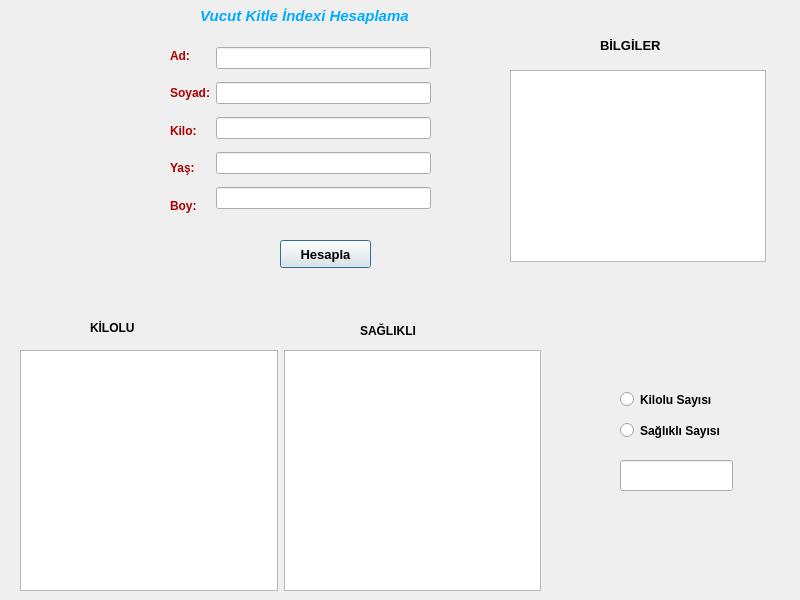
<?xml version="1.0" encoding="UTF-8"?>
<ui version="4.0">
 <class>Dialog</class>
 <widget class="QDialog" name="Dialog">
  <property name="geometry">
   <rect>
    <x>0</x>
    <y>0</y>
    <width>800</width>
    <height>600</height>
   </rect>
  </property>
  <property name="windowTitle">
   <string>Dialog</string>
  </property>
  <widget class="QLabel" name="label_6">
   <property name="geometry">
    <rect>
     <x>200</x>
     <y>0</y>
     <width>281</width>
     <height>31</height>
    </rect>
   </property>
   <property name="palette">
    <palette>
     <active>
      <colorrole role="WindowText">
       <brush brushstyle="SolidPattern">
        <color alpha="255">
         <red>0</red>
         <green>170</green>
         <blue>255</blue>
        </color>
       </brush>
      </colorrole>
      <colorrole role="Highlight">
       <brush brushstyle="SolidPattern">
        <color alpha="255">
         <red>255</red>
         <green>67</green>
         <blue>148</blue>
        </color>
       </brush>
      </colorrole>
     </active>
     <inactive>
      <colorrole role="WindowText">
       <brush brushstyle="SolidPattern">
        <color alpha="255">
         <red>0</red>
         <green>170</green>
         <blue>255</blue>
        </color>
       </brush>
      </colorrole>
      <colorrole role="Highlight">
       <brush brushstyle="SolidPattern">
        <color alpha="255">
         <red>255</red>
         <green>67</green>
         <blue>148</blue>
        </color>
       </brush>
      </colorrole>
     </inactive>
     <disabled>
      <colorrole role="WindowText">
       <brush brushstyle="SolidPattern">
        <color alpha="255">
         <red>120</red>
         <green>120</green>
         <blue>120</blue>
        </color>
       </brush>
      </colorrole>
      <colorrole role="Highlight">
       <brush brushstyle="SolidPattern">
        <color alpha="255">
         <red>0</red>
         <green>120</green>
         <blue>215</blue>
        </color>
       </brush>
      </colorrole>
     </disabled>
    </palette>
   </property>
   <property name="font">
    <font>
     <pointsize>11</pointsize>
     <weight>75</weight>
     <italic>true</italic>
     <bold>true</bold>
     <underline>false</underline>
     <strikeout>false</strikeout>
     <kerning>true</kerning>
    </font>
   </property>
   <property name="text">
    <string>Vucut Kitle İndexi Hesaplama</string>
   </property>
  </widget>
  <widget class="QLabel" name="label_7">
   <property name="geometry">
    <rect>
     <x>600</x>
     <y>30</y>
     <width>101</width>
     <height>31</height>
    </rect>
   </property>
   <property name="font">
    <font>
     <pointsize>10</pointsize>
     <weight>75</weight>
     <bold>true</bold>
    </font>
   </property>
   <property name="text">
    <string>BİLGİLER</string>
   </property>
  </widget>
  <widget class="QPushButton" name="btnHesapla">
   <property name="geometry">
    <rect>
     <x>280</x>
     <y>240</y>
     <width>91</width>
     <height>28</height>
    </rect>
   </property>
   <property name="font">
    <font>
     <pointsize>10</pointsize>
     <weight>75</weight>
     <bold>true</bold>
    </font>
   </property>
   <property name="text">
    <string>Hesapla</string>
   </property>
  </widget>
  <widget class="QLabel" name="label_8">
   <property name="geometry">
    <rect>
     <x>90</x>
     <y>320</y>
     <width>101</width>
     <height>16</height>
    </rect>
   </property>
   <property name="font">
    <font>
     <pointsize>9</pointsize>
     <weight>75</weight>
     <bold>true</bold>
    </font>
   </property>
   <property name="text">
    <string>KİLOLU</string>
   </property>
  </widget>
  <widget class="QLabel" name="label_9">
   <property name="geometry">
    <rect>
     <x>360</x>
     <y>320</y>
     <width>111</width>
     <height>21</height>
    </rect>
   </property>
   <property name="font">
    <font>
     <pointsize>9</pointsize>
     <weight>75</weight>
     <bold>true</bold>
    </font>
   </property>
   <property name="text">
    <string>SAĞLIKLI</string>
   </property>
  </widget>
  <widget class="QRadioButton" name="rdioKiloSay">
   <property name="geometry">
    <rect>
     <x>620</x>
     <y>389</y>
     <width>121</width>
     <height>21</height>
    </rect>
   </property>
   <property name="font">
    <font>
     <weight>75</weight>
     <bold>true</bold>
    </font>
   </property>
   <property name="text">
    <string>Kilolu Sayısı</string>
   </property>
  </widget>
  <widget class="QRadioButton" name="rdioSaglikSay">
   <property name="geometry">
    <rect>
     <x>620</x>
     <y>420</y>
     <width>111</width>
     <height>21</height>
    </rect>
   </property>
   <property name="font">
    <font>
     <weight>75</weight>
     <bold>true</bold>
    </font>
   </property>
   <property name="text">
    <string>Sağlıklı Sayısı</string>
   </property>
  </widget>
  <widget class="QLineEdit" name="ln_Sayac">
   <property name="geometry">
    <rect>
     <x>620</x>
     <y>460</y>
     <width>113</width>
     <height>31</height>
    </rect>
   </property>
  </widget>
  <widget class="QListWidget" name="listWBilgiler">
   <property name="geometry">
    <rect>
     <x>510</x>
     <y>70</y>
     <width>256</width>
     <height>192</height>
    </rect>
   </property>
  </widget>
  <widget class="QWidget" name="">
   <property name="geometry">
    <rect>
     <x>170</x>
     <y>40</y>
     <width>261</width>
     <height>181</height>
    </rect>
   </property>
   <layout class="QHBoxLayout" name="horizontalLayout">
    <item>
     <layout class="QVBoxLayout" name="verticalLayout">
      <item>
       <widget class="QLabel" name="label">
        <property name="palette">
         <palette>
          <active>
           <colorrole role="WindowText">
            <brush brushstyle="SolidPattern">
             <color alpha="255">
              <red>170</red>
              <green>0</green>
              <blue>0</blue>
             </color>
            </brush>
           </colorrole>
           <colorrole role="Highlight">
            <brush brushstyle="SolidPattern">
             <color alpha="255">
              <red>215</red>
              <green>56</green>
              <blue>107</blue>
             </color>
            </brush>
           </colorrole>
          </active>
          <inactive>
           <colorrole role="WindowText">
            <brush brushstyle="SolidPattern">
             <color alpha="255">
              <red>170</red>
              <green>0</green>
              <blue>0</blue>
             </color>
            </brush>
           </colorrole>
           <colorrole role="Highlight">
            <brush brushstyle="SolidPattern">
             <color alpha="255">
              <red>215</red>
              <green>56</green>
              <blue>107</blue>
             </color>
            </brush>
           </colorrole>
          </inactive>
          <disabled>
           <colorrole role="WindowText">
            <brush brushstyle="SolidPattern">
             <color alpha="255">
              <red>120</red>
              <green>120</green>
              <blue>120</blue>
             </color>
            </brush>
           </colorrole>
           <colorrole role="Highlight">
            <brush brushstyle="SolidPattern">
             <color alpha="255">
              <red>0</red>
              <green>120</green>
              <blue>215</blue>
             </color>
            </brush>
           </colorrole>
          </disabled>
         </palette>
        </property>
        <property name="font">
         <font>
          <pointsize>9</pointsize>
          <weight>75</weight>
          <bold>true</bold>
         </font>
        </property>
        <property name="text">
         <string>Ad:</string>
        </property>
       </widget>
      </item>
      <item>
       <widget class="QLabel" name="label_2">
        <property name="palette">
         <palette>
          <active>
           <colorrole role="WindowText">
            <brush brushstyle="SolidPattern">
             <color alpha="255">
              <red>170</red>
              <green>0</green>
              <blue>0</blue>
             </color>
            </brush>
           </colorrole>
          </active>
          <inactive>
           <colorrole role="WindowText">
            <brush brushstyle="SolidPattern">
             <color alpha="255">
              <red>170</red>
              <green>0</green>
              <blue>0</blue>
             </color>
            </brush>
           </colorrole>
          </inactive>
          <disabled>
           <colorrole role="WindowText">
            <brush brushstyle="SolidPattern">
             <color alpha="255">
              <red>120</red>
              <green>120</green>
              <blue>120</blue>
             </color>
            </brush>
           </colorrole>
          </disabled>
         </palette>
        </property>
        <property name="font">
         <font>
          <pointsize>9</pointsize>
          <weight>75</weight>
          <bold>true</bold>
         </font>
        </property>
        <property name="text">
         <string>Soyad:</string>
        </property>
       </widget>
      </item>
      <item>
       <widget class="QLabel" name="label_3">
        <property name="palette">
         <palette>
          <active>
           <colorrole role="WindowText">
            <brush brushstyle="SolidPattern">
             <color alpha="255">
              <red>170</red>
              <green>0</green>
              <blue>0</blue>
             </color>
            </brush>
           </colorrole>
          </active>
          <inactive>
           <colorrole role="WindowText">
            <brush brushstyle="SolidPattern">
             <color alpha="255">
              <red>170</red>
              <green>0</green>
              <blue>0</blue>
             </color>
            </brush>
           </colorrole>
          </inactive>
          <disabled>
           <colorrole role="WindowText">
            <brush brushstyle="SolidPattern">
             <color alpha="255">
              <red>120</red>
              <green>120</green>
              <blue>120</blue>
             </color>
            </brush>
           </colorrole>
          </disabled>
         </palette>
        </property>
        <property name="font">
         <font>
          <pointsize>9</pointsize>
          <weight>75</weight>
          <bold>true</bold>
         </font>
        </property>
        <property name="text">
         <string>Kilo:</string>
        </property>
       </widget>
      </item>
      <item>
       <widget class="QLabel" name="label_5">
        <property name="palette">
         <palette>
          <active>
           <colorrole role="WindowText">
            <brush brushstyle="SolidPattern">
             <color alpha="255">
              <red>170</red>
              <green>0</green>
              <blue>0</blue>
             </color>
            </brush>
           </colorrole>
          </active>
          <inactive>
           <colorrole role="WindowText">
            <brush brushstyle="SolidPattern">
             <color alpha="255">
              <red>170</red>
              <green>0</green>
              <blue>0</blue>
             </color>
            </brush>
           </colorrole>
          </inactive>
          <disabled>
           <colorrole role="WindowText">
            <brush brushstyle="SolidPattern">
             <color alpha="255">
              <red>120</red>
              <green>120</green>
              <blue>120</blue>
             </color>
            </brush>
           </colorrole>
          </disabled>
         </palette>
        </property>
        <property name="font">
         <font>
          <pointsize>9</pointsize>
          <weight>75</weight>
          <bold>true</bold>
         </font>
        </property>
        <property name="text">
         <string>Yaş:</string>
        </property>
       </widget>
      </item>
      <item>
       <widget class="QLabel" name="label_4">
        <property name="palette">
         <palette>
          <active>
           <colorrole role="WindowText">
            <brush brushstyle="SolidPattern">
             <color alpha="255">
              <red>170</red>
              <green>0</green>
              <blue>0</blue>
             </color>
            </brush>
           </colorrole>
          </active>
          <inactive>
           <colorrole role="WindowText">
            <brush brushstyle="SolidPattern">
             <color alpha="255">
              <red>170</red>
              <green>0</green>
              <blue>0</blue>
             </color>
            </brush>
           </colorrole>
          </inactive>
          <disabled>
           <colorrole role="WindowText">
            <brush brushstyle="SolidPattern">
             <color alpha="255">
              <red>120</red>
              <green>120</green>
              <blue>120</blue>
             </color>
            </brush>
           </colorrole>
          </disabled>
         </palette>
        </property>
        <property name="font">
         <font>
          <pointsize>9</pointsize>
          <weight>75</weight>
          <bold>true</bold>
         </font>
        </property>
        <property name="text">
         <string>Boy:</string>
        </property>
       </widget>
      </item>
     </layout>
    </item>
    <item>
     <layout class="QVBoxLayout" name="verticalLayout_2">
      <item>
       <widget class="QLineEdit" name="ln_Ad"/>
      </item>
      <item>
       <widget class="QLineEdit" name="ln_Soyad"/>
      </item>
      <item>
       <widget class="QLineEdit" name="ln_Kilo"/>
      </item>
      <item>
       <widget class="QLineEdit" name="ln_Yas"/>
      </item>
      <item>
       <widget class="QLineEdit" name="ln_Boy"/>
      </item>
     </layout>
    </item>
   </layout>
  </widget>
  <widget class="QWidget" name="">
   <property name="geometry">
    <rect>
     <x>20</x>
     <y>350</y>
     <width>521</width>
     <height>241</height>
    </rect>
   </property>
   <layout class="QHBoxLayout" name="horizontalLayout_2">
    <item>
     <widget class="QListWidget" name="listW_Kilo"/>
    </item>
    <item>
     <widget class="QListWidget" name="listWSaglik"/>
    </item>
   </layout>
  </widget>
 </widget>
 <resources/>
 <connections/>
</ui>
